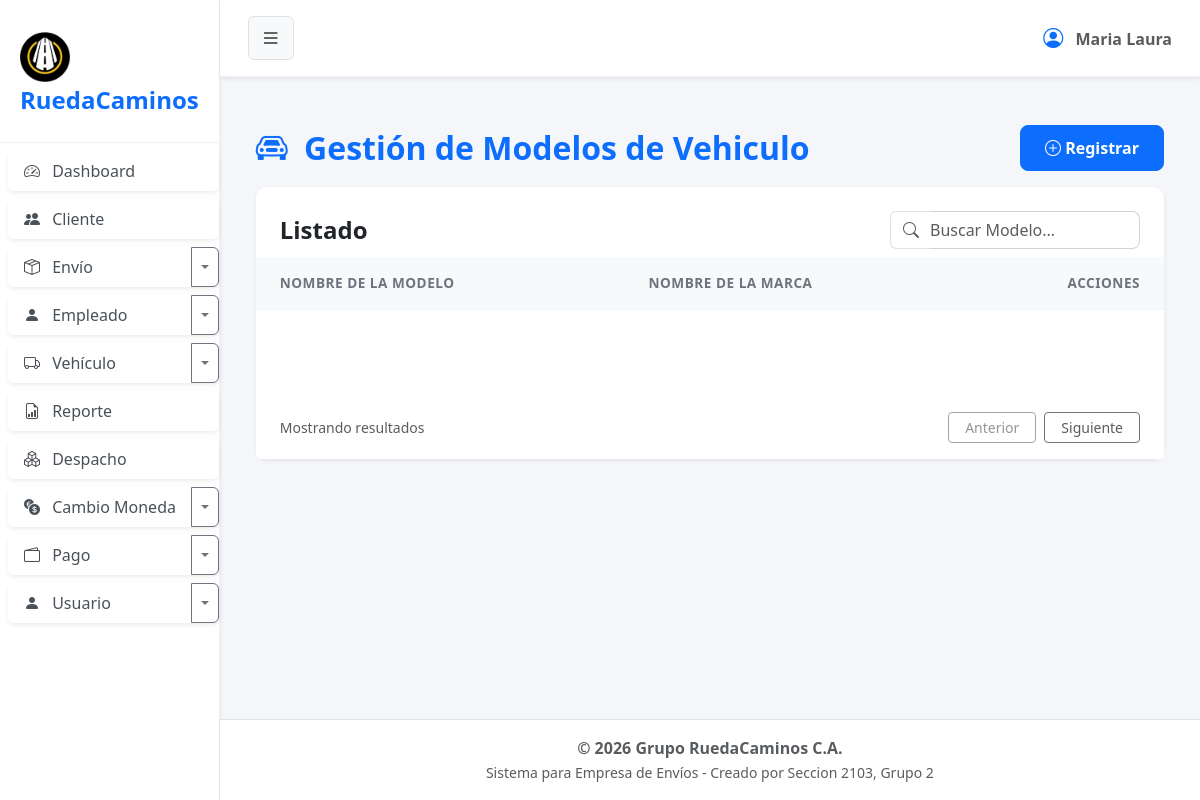
Page /?url=modelo on the earlier database version.
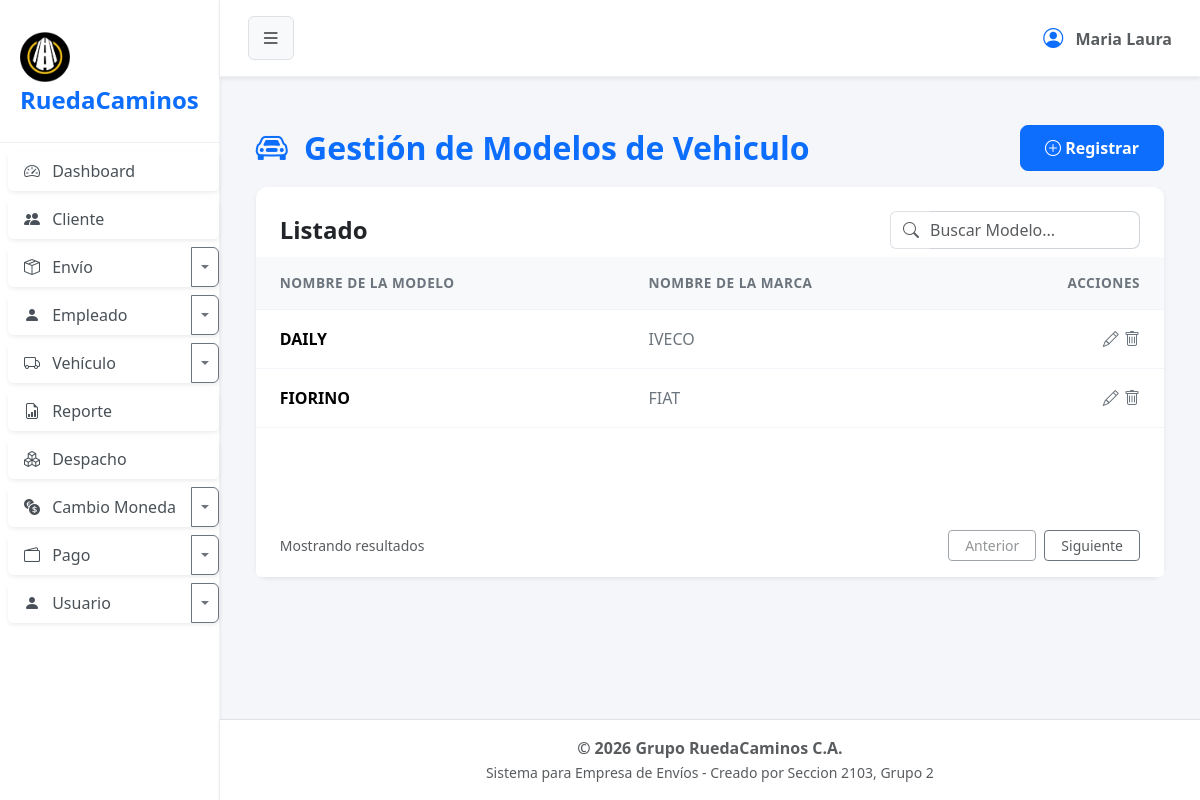
Same page on the later database version.
### tables this page shows
CREATE TABLE `modelo` (
  `cod_modelo` int(1) NOT NULL,
  `nombre` varchar(15) NOT NULL,
  `cod_marca` int(1) NOT NULL,
  `estado` tinyint(1) NOT NULL
);

CREATE TABLE `marca` (
  `cod_marca` int(1) NOT NULL,
  `nombre` varchar(15) NOT NULL,
  `estado` tinyint(1) NOT NULL
);

### app/controller/modeloController.php (called while the page is built, shortened)
<?php
$modelo = new Modelo();
$registros = $modelo->obt_RegistrosModelo();
include 'app/view/layout/header.php';
include 'app/view/modelo/modeloView.php';
include 'app/view/layout/footer.php';

### index.php (called while the page is built, shortened)
<?php
    $frontController = new FrontController();
?>

### app/config/Conexion.php (called while the page is built, shortened)
<?php
abstract class Conexion
{
    public $host = "localhost";
    public $namedb = "grupo_ruedacaminos";
    public $userdb = "root";
    public $passwd = "";
    public function __construct()
    {
        $this->conexion = $this->getConnection();
    }
    public function getConnection(): PDO
    {
        try {
            $dsn = "mysql:host=" . $this->host . ";dbname=" . $this->namedb . ";charset=utf8";
            $conexion = new PDO($dsn, $this->userdb, $this->passwd);
            $conexion->setAttribute(PDO::ATTR_ERRMODE, PDO::ERRMODE_EXCEPTION);
        } catch (PDOException $error) {
            die('No se pudo conectar a la base de datos, error:' . $error->getMessage());
        }
        return $conexion;
    }
}

### app/model/Modelo.php (called while the page is built, shortened)
<?php
class Modelo extends Conexion
{
    public function obt_RegistrosModelo()
    {
        try {
            $sentencia = "SELECT modelo.*, marca.nombre AS nombre_marca,
            marca.cod_marca
            FROM modelo
            INNER JOIN marca
            ON modelo.cod_marca= marca.cod_marca
            WHERE modelo.estado=1";
            $select = $this->conexion->prepare($sentencia);
            $select->execute();
            return $select->fetchAll(\PDO::FETCH_ASSOC);
        } catch (\PDOException $e) {
            return [];
        }
    }
}

### app/view/modelo/componentes/tabla.php
<div class="card-body p-0">
    <div class="table-responsive">
        <table class="table table-hover align-middle mb-0">
            <thead class="table-light table-header-custom">
                <tr>
                    <th class="ps-4 ">NOMBRE DE LA MODELO</th>
                    <th class="ps-4 ">NOMBRE DE LA MARCA</th>
                    <th class="text-end pe-4">ACCIONES</th>
                </tr>
            </thead>
            <tbody>
                <?php foreach ($registros as $dato): ?>
                    <tr>
                        <td class="ps-4 fw-bold "><?= $dato['nombre'] ?></td>
                        <td class="ps-4 text-secondary "><?= $dato['nombre_marca'] ?></td>
                        <td class="text-end pe-4">
                            <button type="button" class="btn btn-link text-secondary p-0 m-0 align-baseline" title="Actualizar" data-bs-toggle="modal" data-bs-target="#modalModelo"
                                datos-cod-modelo="<?php echo $dato['cod_modelo']; ?>"
                                datos-nombre="<?php echo $dato['nombre']; ?>"
                                datos-marca="<?= $dato['cod_marca'] ?>"
                                datos-estado="<?= $dato['estado']?>">
                                <i class="bi bi-pencil"></i>
                            </button>
                            <a href="#" class="text-secondary btn-eliminar"
                                datos-cod-modelo="<?= $dato['cod_modelo'] ?>">
                                <i class="bi bi-trash"></i>
                            </a>
                        </td>
                    </tr>
                <?php endforeach; ?>
            </tbody>
        </table>
    </div>
</div>

Differences in the rows shown:
added modelo: nombre "DAILY", cod_marca.nombre "IVECO"
added modelo: nombre "FIORINO", cod_marca.nombre "FIAT"
